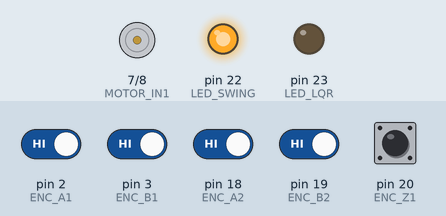
Bench run of a sketch on a simulated Arduino Mega 2560, built with avr-gcc and run on an emulated ATmega2560. On the bench: motor-driver pin pairs drawn as motors (green arrow = first pin HIGH = forward, orange = second pin HIGH = backward, longer = more drive, scaled by the enable pin), output pins drawn as LEDs (lit = HIGH). Inputs (shaded band) come from the test bench; at power-on: pin 2 (ENC_A1), pin 3 (ENC_B1), pin 18 (ENC_A2), pin 19 (ENC_B2), pin 20 (ENC_Z1) HIGH. What the sketch prints to the serial monitor is not drawn.

Above: at 1.2 s.
1.3 s: pin 2 (ENC_A1) driven LOW
2.8 s: pin 18 (ENC_A2) driven LOW
4.3 s: pin 2 (ENC_A1) driven HIGH
5.8 s: pin 3 (ENC_B1) driven LOW
7.3 s: pin 19 (ENC_B2) driven LOW
Timing chart, 0 to 9.8 s (numbered marks = the images above; inputs shaded):
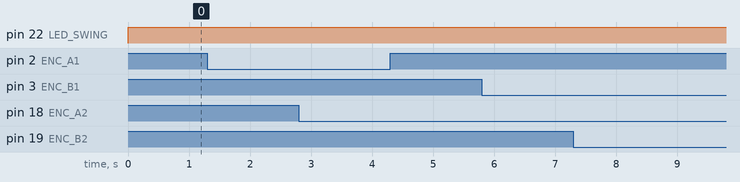

The sketch:

arduino_controller.ino
```cpp
const byte ENC_A1 = 2;
const byte ENC_B1 = 3;
const byte ENC_Z1 = 20;
const byte ENC_A2 = 18;
const byte ENC_B2 = 19;
const byte ENC_Z2 = 21;
const byte LED_SWING = 22;
const byte LED_LQR   = 23;

const long PPR = 500;
const long COUNTS_PER_REV = PPR * 4;   // full quadrature = 2000 counts/rev

// for calculation of position x
const float r = 0.006365; // pulley radius in m

// storage of prev values for calculating derivative states xdot and thetadot
unsigned long prevTime = 0;
long prevCount1 = 0;
long prevCount2 = 0;

// my 4 states
float theta1 = 0.0;      // pendulum angle in rad
float thetaDot1 = 0.0;   // pendulum angular speed in rad/s
float x2 = 0.0;          // cart position in m
float xDot2 = 0.0;       // cart linear speed in m/s


// desired states
const float x_d = 0.0f;
const float theta_d = PI;
const float xDot_d = 0.0f;
const float thetaDot_d = 0.0f;

// LQR gains
const float K1 = -0.1852f;
const float K2 =  1.9435f;
const float K3 = -0.6054f;
const float K4 =  0.3230f;

// -------- switch threshold --------
const float BALANCE_BAND = 25.0f * PI / 180.0f;   // 25 degrees
bool inSwingUp = true;

//plant parameters
const float M_PEND = 0.1f;        // pendulum mass
const float M_CART = 0.136f;      // effective cart mass
const float L_CG = 0.2f;          // pendulum COM length
const float I_PEND = 0.00072f;    // pendulum inertia
const float B_PIVOT = 0.000078f;  // pendulum damping
const float C_CART = 0.63f;       // cart viscous friction
const float G_ACC = 9.81f;        // gravity
const float RM = 12.5f;           // motor armature resistance
const float KB = 0.031f;          // back-emf constant
const float KT = 0.031f;          // torque constant
const float R_MOTOR = 0.006f;     // motor pinion radius

// -------- swing-up tuning --------
const float K_SWING = 25.0f;      // tune experimentally
const float UACC_MAX = 5.0f;      // actuator/saturation limit, chosen from motor capability

//motor
float u = 0.0f;
float uApplied = 0.0f;
const byte MOTOR_IN1 = 7;
const byte MOTOR_IN2 = 8;
const byte MOTOR_ENA = 6;   // PWM pin

const float MOTOR_SUPPLY_VOLTAGE = 6.0f;

volatile long encoderCount1 = 0;       // continuous count for derivative
volatile long displayCount1 = 0;       // Z-reset count for display angle only
volatile int direction1 = 0;           // +1 = CW, -1 = CCW
volatile byte lastAB1 = 0;
volatile bool zSeen1 = false;

volatile long encoderCount2 = 0;
volatile int direction2 = 0;           // +1 = CW, -1 = CCW
volatile byte lastAB2 = 0;
volatile bool zSeen2 = false;

void updateEncoder(byte ENC_A, byte ENC_B,volatile byte &lastAB,volatile long &encoderCount,volatile int &direction,volatile long *displayCount = nullptr) {
  byte a = digitalRead(ENC_A);
  byte b = digitalRead(ENC_B);
  byte currentAB = (a << 1) | b;

  byte transition = (lastAB << 2) | currentAB;

  switch (transition) {
    // forward
    case 0b0001:
    case 0b0111:
    case 0b1110:
    case 0b1000:
      encoderCount--;
      if (displayCount != nullptr) (*displayCount)--;
      direction = -1;
      break;

    // reverse
    case 0b0010:
    case 0b0100:
    case 0b1101:
    case 0b1011:
      encoderCount++;
      if (displayCount != nullptr) (*displayCount)++;
      direction = +1;
      break;

    // invalid transition or no movement
    default:
      break;
  }

  lastAB = currentAB;
}

void isrA1() {
  updateEncoder(ENC_A1, ENC_B1, lastAB1, encoderCount1, direction1, &displayCount1);
}

void isrB1() {
  updateEncoder(ENC_A1, ENC_B1, lastAB1, encoderCount1, direction1, &displayCount1);
}

void isrZ1() {
  displayCount1 = 0;   // reset ONLY display count on Z
  zSeen1 = true;
}

void isrA2() {
  updateEncoder(ENC_A2, ENC_B2, lastAB2, encoderCount2, direction2);
}

void isrB2() {
  updateEncoder(ENC_A2, ENC_B2, lastAB2, encoderCount2, direction2);
}

/*void isrZ2() {
  encoderCount2 = 0;
  zSeen2 = true;
}*/
void applyMotorVoltage(float u) {
  // Saturate command to available supply
  if (u > MOTOR_SUPPLY_VOLTAGE) u = MOTOR_SUPPLY_VOLTAGE;
  if (u < -MOTOR_SUPPLY_VOLTAGE) u = -MOTOR_SUPPLY_VOLTAGE;

  // Convert |u| to PWM 0..255
  int pwm = (int)(255.0f * fabs(u) / MOTOR_SUPPLY_VOLTAGE);
  if (pwm > 255) pwm = 255;
  if (pwm < 0) pwm = 0;

  if (u > 0.0f) {
    digitalWrite(MOTOR_IN1, HIGH);
    digitalWrite(MOTOR_IN2, LOW);
    analogWrite(MOTOR_ENA, pwm);
  }
  else if (u < 0.0f) {
    digitalWrite(MOTOR_IN1, LOW);
    digitalWrite(MOTOR_IN2, HIGH);
    analogWrite(MOTOR_ENA, pwm);
  }
  else {
    digitalWrite(MOTOR_IN1, LOW);
    digitalWrite(MOTOR_IN2, LOW);
    analogWrite(MOTOR_ENA, 0);
  }
}

float wrapToPi(float a) {
  while (a > PI)  a -= 2.0f * PI;
  while (a < -PI) a += 2.0f * PI;
  return a;
}

float signf(float v) {
  if (v > 0.0f) return 1.0f;
  if (v < 0.0f) return -1.0f;
  return 0.0f;
}

float satSym(float v, float limit) {
  if (v > limit) return limit;
  if (v < -limit) return -limit;
  return v;
}
void printDashboard() {
  float thetaDeg = theta1 * 180.0f / PI;

  Serial.println("========================================");
  Serial.print("MODE      : ");
  Serial.println(inSwingUp ? "SWING-UP" : "LQR");

  Serial.print("x         : ");
  Serial.print(x2, 4);
  Serial.println(" m");

  Serial.print("theta     : ");
  Serial.print(theta1, 4);
  Serial.print(" rad   (");
  Serial.print(thetaDeg, 2);
  Serial.println(" deg)");

  Serial.print("xDot      : ");
  Serial.print(xDot2, 4);
  Serial.println(" m/s");

  Serial.print("thetaDot  : ");
  Serial.print(thetaDot1, 4);
  Serial.println(" rad/s");

  Serial.print("u_raw     : ");
  Serial.print(u, 2);
  Serial.println(" V");

  Serial.print("u_applied : ");
  Serial.print(uApplied, 2);
  Serial.println(" V");

  Serial.println("========================================");
  Serial.println();
}

void setup() {
  pinMode(ENC_A1, INPUT);
  pinMode(ENC_B1, INPUT);
  pinMode(ENC_Z1, INPUT);

  pinMode(ENC_A2, INPUT);
  pinMode(ENC_B2, INPUT);
  pinMode(ENC_Z2, INPUT);

  Serial.begin(115200);

  lastAB1 = (digitalRead(ENC_A1) << 1) | digitalRead(ENC_B1);
  lastAB2 = (digitalRead(ENC_A2) << 1) | digitalRead(ENC_B2);

  attachInterrupt(digitalPinToInterrupt(ENC_A1), isrA1, CHANGE);
  attachInterrupt(digitalPinToInterrupt(ENC_B1), isrB1, CHANGE);
  attachInterrupt(digitalPinToInterrupt(ENC_Z1), isrZ1, RISING);

  attachInterrupt(digitalPinToInterrupt(ENC_A2), isrA2, CHANGE);
  attachInterrupt(digitalPinToInterrupt(ENC_B2), isrB2, CHANGE);
  // attachInterrupt(digitalPinToInterrupt(ENC_Z2), isrZ2, RISING);
  pinMode(LED_SWING, OUTPUT);
  pinMode(LED_LQR, OUTPUT);

  digitalWrite(LED_SWING, LOW);
  digitalWrite(LED_LQR, LOW);

  prevTime = micros();
  prevCount1 = encoderCount1;
  prevCount2 = encoderCount2;

  //motor
  pinMode(MOTOR_IN1, OUTPUT);
  pinMode(MOTOR_IN2, OUTPUT);
  pinMode(MOTOR_ENA, OUTPUT);

  applyMotorVoltage(0.0f);

  Serial.println("Full quadrature with Z reset started");
}

void loop() {
  static unsigned long lastPrint = 0;
  unsigned long now = micros();
  // ----- state and derivative update every 5 ms -----
  if (now - prevTime >= 5000UL) {   // 5000 us = 5 ms
    noInterrupts();
    long rawCount1 = encoderCount1;     // continuous count
    long dispCount1 = displayCount1;    // Z-reset count for display
    long rawCount2 = encoderCount2;
    interrupts();

    float dt = (now - prevTime) / 1000000.0f;   // seconds

    // pendulum angle from display count (resets on Z)
    long wrappedCount1 = dispCount1 % COUNTS_PER_REV;
    if (wrappedCount1 < 0) wrappedCount1 += COUNTS_PER_REV;
    theta1 = (wrappedCount1 * 2.0f * PI) / COUNTS_PER_REV;   // rad

    // cart position from continuous cart count
    x2 = r * (rawCount2 * 2.0f * PI) / COUNTS_PER_REV;       // m

    // derivatives from continuous counts only
    thetaDot1 = ((rawCount1 - prevCount1) * 2.0f * PI) / (COUNTS_PER_REV * dt);      // rad/s
    xDot2     = ((rawCount2 - prevCount2) * 2.0f * PI * r) / (COUNTS_PER_REV * dt);  // m/s
    // SWITCHING LOGIC: Swing-up if far from upright,
  // LQR if inside ±25 deg around upright
  // --------------------------------------------------
  float thetaErr = wrapToPi(theta1 - PI);
  inSwingUp = (fabs(thetaErr) > BALANCE_BAND);

  if (inSwingUp) {
    // ---------------- SWING-UP ----------------
    digitalWrite(LED_SWING, HIGH);
    digitalWrite(LED_LQR, LOW);
    // Energy of pendulum
    float E  = 0.5f * (I_PEND + M_PEND * L_CG * L_CG) * thetaDot1 * thetaDot1
             + M_PEND * G_ACC * L_CG * (1.0f - cos(theta1));

    // Desired energy at upright
    float Er = 2.0f * M_PEND * G_ACC * L_CG;

    // Swing-up acceleration command from notes:
    // u_acc = sat( k*(E-Er)*sign(thetaDot*cos(theta)) )
    float u_acc = K_SWING * (E - Er) * signf(thetaDot1 * cos(theta1));
    u_acc = satSym(u_acc, UACC_MAX);

    // Convert acceleration command -> force using Eq. (23)
    float denom = I_PEND + M_PEND * L_CG * L_CG;

    float F = (M_CART + M_PEND) * u_acc
            + C_CART * xDot2
            - M_PEND * L_CG * thetaDot1 * thetaDot1 * sin(theta1)
            - M_PEND * L_CG *
              ((B_PIVOT * thetaDot1
               + M_PEND * L_CG * u_acc * cos(theta1)
               + M_PEND * G_ACC * L_CG * sin(theta1)) / denom) * cos(theta1);

    // Convert force -> motor voltage using Eq. (21)
    u = (F * RM * R_MOTOR * R_MOTOR + KT * KB * xDot2) / (KT * R_MOTOR);
  }
  else {
    // ---------------- LQR ----------------
    digitalWrite(LED_SWING, LOW);
    digitalWrite(LED_LQR, HIGH);
    // u = -K*(X - Xd), with
    // X  = [x, theta, xdot, thetadot]
    // Xd = [0, pi, 0, 0]
        // LQR state errors
    float ex = x2 - x_d;
    float eTheta = theta1 - theta_d;
    float exDot = xDot2 - xDot_d;
    float eThetaDot = thetaDot1 - thetaDot_d;

    // Wrap angle error to [-pi, pi]
    while (eTheta > PI)  eTheta -= 2.0f * PI;
    while (eTheta < -PI) eTheta += 2.0f * PI;

    // u = -K*(X - Xd)
    u = -(
          K1 * ex
        + K2 * eTheta
        + K3 * exDot
        + K4 * eThetaDot
        );

    // Apply voltage command to motor driver
  }
    applyMotorVoltage(u);
    uApplied = u;
    if (uApplied > MOTOR_SUPPLY_VOLTAGE) uApplied = MOTOR_SUPPLY_VOLTAGE;
    if (uApplied < -MOTOR_SUPPLY_VOLTAGE) uApplied = -MOTOR_SUPPLY_VOLTAGE;
    prevCount1 = rawCount1;
    prevCount2 = rawCount2;
    prevTime = now;
  }

 if (now - lastPrint >= 200000UL) {   // 200 ms
  lastPrint = now;
  printDashboard();
}
}
```
